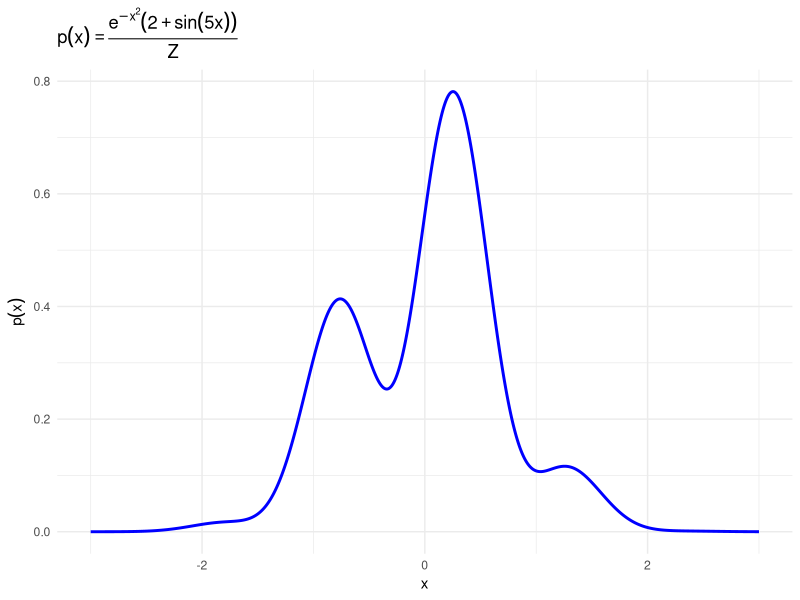
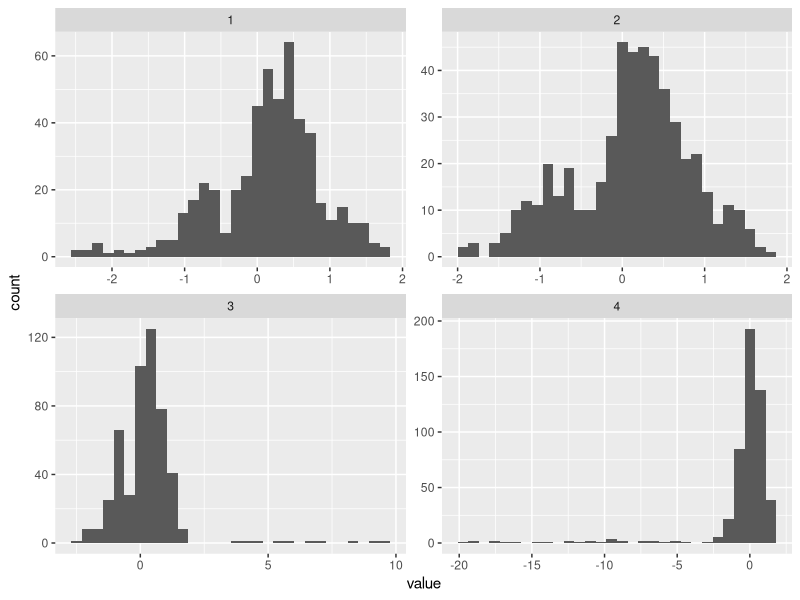
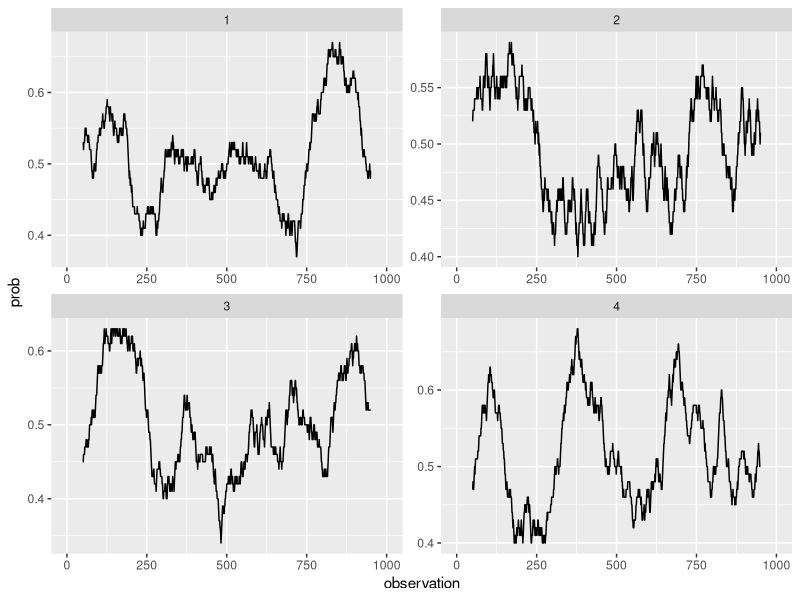
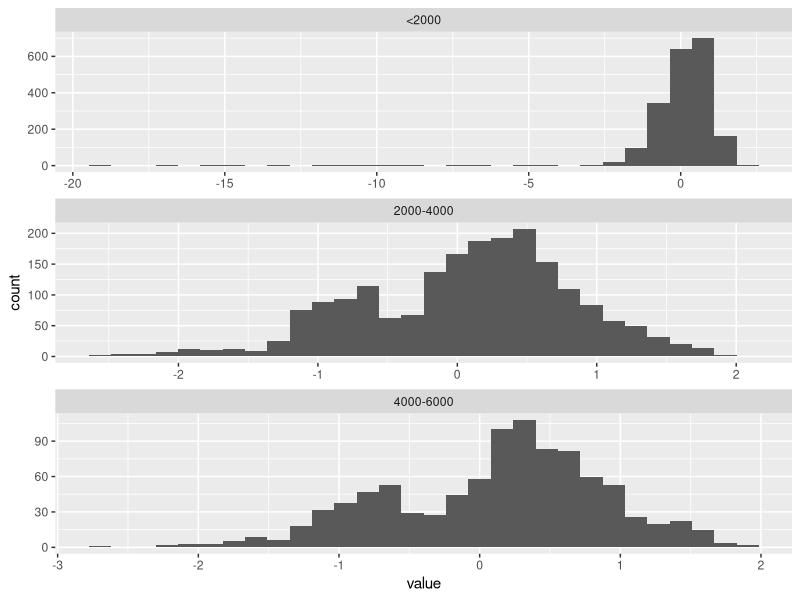
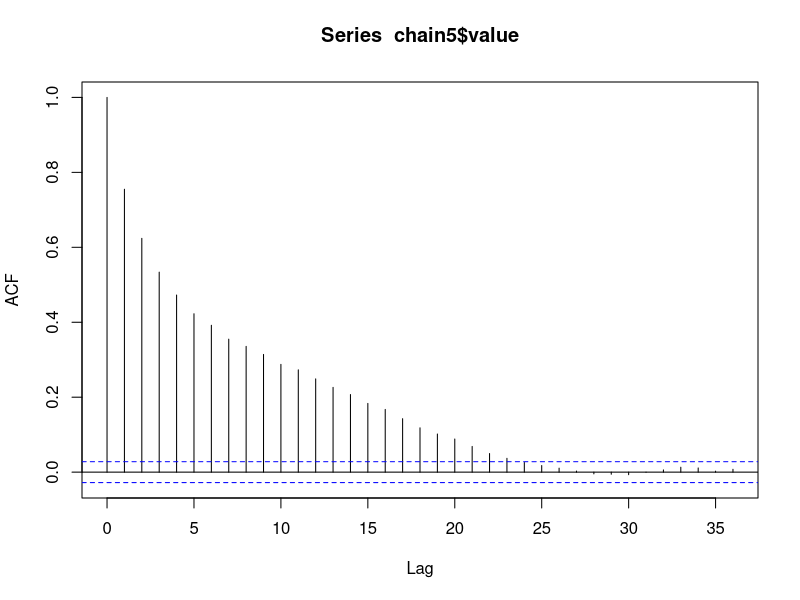
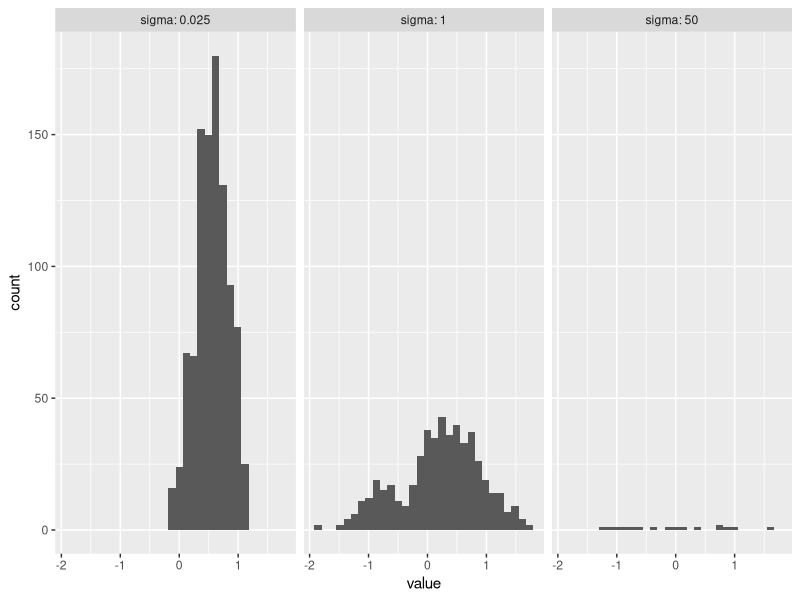
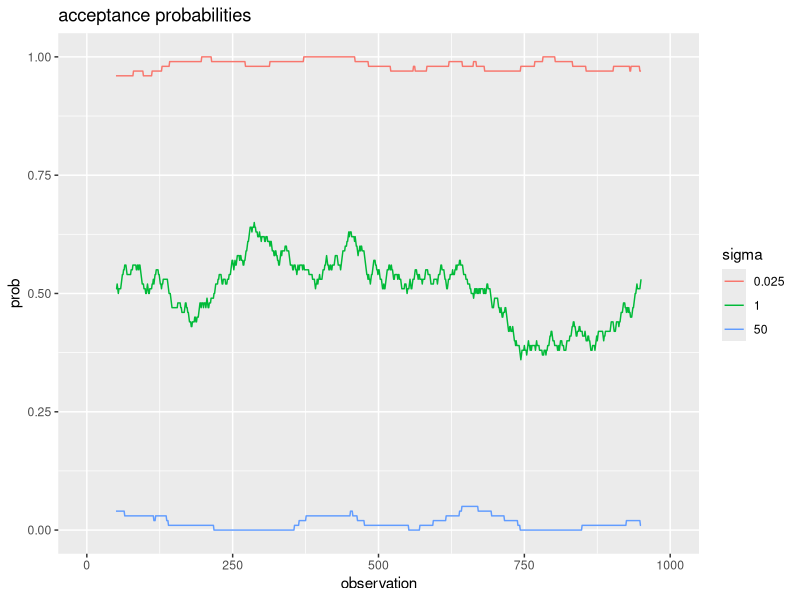
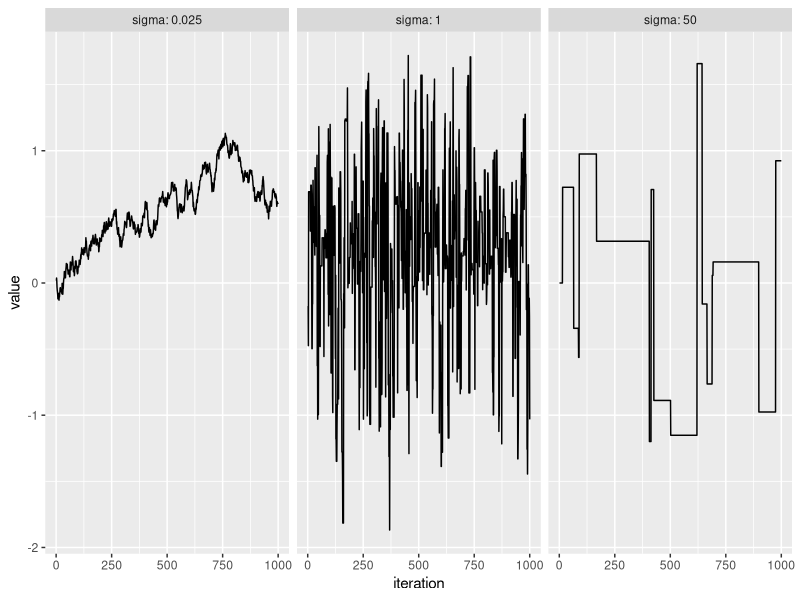

Source code (R) for these figures, in order:
## ---- chunk 1
library(tidyverse)
## ---- chunk 2
p <- function(x) {
  exp(-x^2) * (2 + sin(5 * x))
}

# Compute normalization constant Z ≈ ∫ p(x) dx over [-Inf, Inf]
Z <- integrate(p, lower = -Inf, upper = Inf)$value

# Normalized density
f <- function(x) {
  p(x) / Z
}


x_vals <- seq(-3, 3, length.out = 1000)
f_vals <- f(x_vals)
df <- data.frame(x = x_vals, f = f_vals)

ggplot(df, aes(x = x, y = f)) +
  geom_line(color = "blue", size = 1) +
  labs(title = expression(p(x) == frac(e^{-x^2}*(2 + sin(5*x)), Z)),
       y = expression(p(x)), x = "x") +
  theme_minimal()
## ---- chunk 3
target = function(x){
  exp(-x^2) * (2 + sin(5 * x) + sin(2 * x))
}

metropolis_step = function(x, sigma) {
  y = rnorm(1, mean = x, sd = sigma)
  accept_prob <- min(1, target(y) / target(x))
  u = runif(1)
  if(u <= accept_prob) {
    value = y
    accepted = TRUE
  } else {
    value = x
    accepted = FALSE
  }
  
  tibble(value = value, accepted = accepted)
  
}
## ---- chunk 4
metropolis_sampler = function(initial_value, 
                               n = 1000, 
                               sigma = 1) {
  
  results = as.list(rep(NA, n))
  current_state = initial_value
  for(i in 1:n) {
    out = metropolis_step(current_state, sigma)
    current_state = out$value
    results[[i]] = out
  }
  results = do.call(rbind, results)
  results
}
## ---- chunk 5
set.seed(34634634)
chain1 = metropolis_sampler(initial_value = 0, n = 1000)

head(chain1)
## ---- chunk 6
set.seed(3463)
chain2 = metropolis_sampler(initial_value = 0, n = 1000)
chain3 = metropolis_sampler(initial_value = 10, n = 1000)
chain4 = metropolis_sampler(initial_value = -20, n = 1000)
## ---- chunk 7
results1 = bind_rows(mutate(chain1, chain = 1),
          mutate(chain2, chain = 2),
          mutate(chain3, chain = 3),
          mutate(chain4, chain = 4)) 


results1 %>%
  filter(accepted == TRUE) %>%
  ggplot(aes(value)) +
  geom_histogram() +
  facet_wrap(~chain, scales = "free")
## ---- chunk 8
results1 %>%
  group_by(chain) %>%
  mutate(accepted = as.numeric(accepted),
         prob = zoo::rollmean(accepted, k = 100, fill = NA),
         observation = row_number()) %>%
  ungroup() %>%
  ggplot(aes(observation, prob)) +
  geom_line() +
  facet_wrap(~chain, scales = "free")
## ---- chunk 9
set.seed(23423)
chain5 = metropolis_sampler(initial_value = -20, n = 10000)
chain5 = chain5 %>%
  filter(accepted == TRUE) %>%
  mutate(observation = row_number(),
         quintile = case_when(observation < 2000 ~ 1,
                              observation < 4000 ~ 2,
                              observation < 6000 ~ 3,
                              observation < 8000 ~ 4,
                              TRUE ~ 5),
         quintile = factor(quintile, levels = 1:5, labels = c("<2000", "2000-4000", 
                                                              "4000-6000", "6000-8000", "8000-1000")))

chain5 %>%
  ggplot(aes(value)) +
  geom_histogram() +
  facet_wrap(~quintile, scales = "free", ncol = 1)
## ---- chunk 10
acf_vals <- acf(chain5$value, plot = TRUE)

## ---- chunk 11
set.seed(34634)
chain_1 = metropolis_sampler(initial_value = 0, n = 1000, sigma = 1)
chain_.025 = metropolis_sampler(initial_value = 0, n = 1000, sigma = .025)
chain_50 = metropolis_sampler(initial_value = 0, n = 1000, sigma = 50)

## ---- chunk 12
results = bind_rows(mutate(chain_1, sigma = 1),
          mutate(chain_.025, sigma = .025),
          mutate(chain_50, sigma = 50)) %>%
  group_by(sigma) %>%
  mutate(iteration = row_number()) %>%
  ungroup() %>%
  mutate(sigma = factor(sigma))


results %>%
  filter(accepted == TRUE) %>%
  ggplot(aes(value)) +
  geom_histogram() +
  facet_wrap(~sigma, labeller = label_both)
## ---- chunk 13
results %>%
  group_by(sigma) %>%
  mutate(accepted = as.numeric(accepted),
         prob = zoo::rollmean(accepted, k = 100, fill = NA),
         observation = row_number()) %>%
  ungroup() %>%
  ggplot(aes(observation, prob)) +
    ggtitle("acceptance probabilities") +
  geom_line(aes(color = sigma))
## ---- chunk 14
results %>%
  ggplot(aes(iteration, value)) +
  geom_line() +
  facet_wrap(~sigma, labeller = label_both)
## ---- chunk 15
acf_df <- function(chain, name) {
  acf_res <- acf(chain, plot = FALSE)
  tibble(
    lag = acf_res$lag[, 1, 1],
    acf = acf_res$acf[, 1, 1],
    sigma = name
  )
}

acfs = bind_rows(acf_df(chain_1$value, "1"), 
          acf_df(chain_.025$value, ".025"), 
          acf_df(chain_50$value, "50"))

acfs %>%
  ggplot(aes(x = lag, y = acf)) +
  geom_segment(aes(xend = lag, yend = 0), color = "steelblue") +
  geom_hline(yintercept = 0) +
  facet_wrap(~ sigma, nrow = 1, labeller = label_both) +
  theme_minimal()
## ---- chunk 16
results %>%
  filter(accepted == TRUE) %>%
  ggplot(aes(value)) +
  geom_density() +
  facet_wrap(~sigma, labeller = label_both)
## ---- chunk 17
results1 %>%
  filter(accepted == TRUE) %>%
  ggplot(aes(value)) +
  xlim(-5,5) +
  geom_density() +
  facet_wrap(~chain, labeller = label_both)
## ---- chunk 18
library(coda)

effectiveSize(chain_.025$value) %>% as.numeric()
effectiveSize(chain_1$value) %>% as.numeric()
